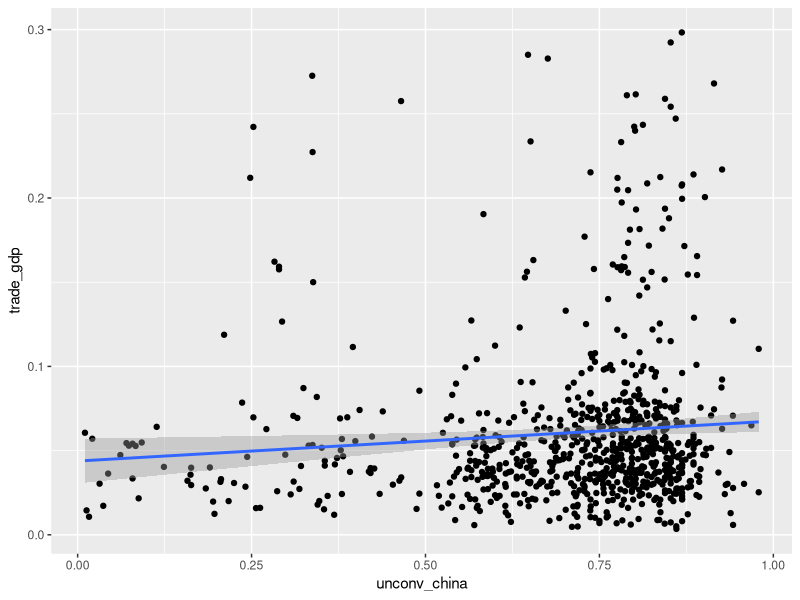

The R source for this figure: (Note: this script raises an error after producing the figure.)
library(tidyverse)
library(ggplot2)
library(dplyr)
library(readxl)
library(ggrepel)

#Importar la base
base_china <- read_excel("data/versiones/base_china_v8.xlsx")
names(base_china)

#Tabla para ver frecuencias mou_bri
table(base_china$mou_bri)


## Comercio ####

base1 <- base_china %>% 
  filter(gdp != "na" &
         year >= 2013 &
         trade_gdp != "na" &
         unconv_china != "na" & 
         income != "na" &
         income != "High income")

unique(base1$income)
summary(base1)

ggplot(filter(base1, trade_gdp > 0 & trade_gdp < 0.3 & unconv_china > 0), 
       aes(y = trade_gdp, x = unconv_china)) +
  geom_point() +
  geom_smooth(method = "lm")
# +
#   geom_text_repel(data = base %>%
#                     filter(trade_gdp > 0.2 & trade_gdp < 0.6 & unconv_china > 0.75),
#                     aes(y = trade_gdp, label = country))



## IED ####

base2 <- base_china %>% 
  filter(gdp != "na" &
         year >= 2013 &
         ied_gdp != "na" &
         unconv_china != "na" &
         income != "na" &
         income != "High income")

unique(base2$year)
summary(base2)

ggplot(filter(base, ied_gdp > 0 & ied_gdp < 0.3 & unconv_china > 0), 
       aes(y = ied_gdp, x = unconv_china)) +
  geom_point() +
  geom_smooth(method = "lm")
# + 
#   geom_text_repel(data = base %>%
#                     filter(ied_gdp > 0 & ied_gdp < 1 & unconv_china > 0),
#                   aes(y = ied_gdp, label = country))


## DevFin ####

base3 <- base_china %>% 
  filter(gdp != "na" &
         year >= 2013 &
         devfin_gdp != "na" &
         unconv_china != "na" &
         income != "na" &
         income != "High income")

unique(base3$income)
summary(base3)

ggplot(filter(base, devfin_gdp > 0 & devfin_gdp < 0.3 & unconv_china > 0), 
       aes(y = devfin_gdp, x = unconv_china)) +
  geom_point() +
  geom_smooth(method = "lm") 
# +
#   geom_text_repel(data = base %>%
#                     filter(devfin_gdp > 0 & devfin_gdp < 1 & unconv_china > 0),
#                   aes(y = devfin_gdp, label = country))
